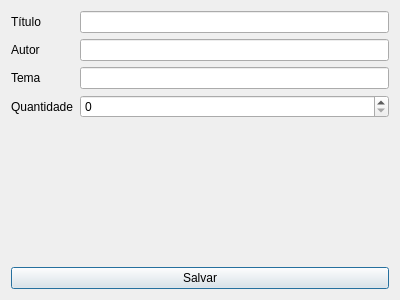
<?xml version="1.0" encoding="UTF-8"?>
<ui version="4.0">
 <class>Store_book</class>
 <widget class="QDialog" name="Store_book">
  <property name="geometry">
   <rect>
    <x>0</x>
    <y>0</y>
    <width>400</width>
    <height>300</height>
   </rect>
  </property>
  <property name="windowTitle">
   <string>Dialog</string>
  </property>
  <layout class="QVBoxLayout" name="verticalLayout">
   <item>
    <layout class="QFormLayout" name="formLayout">
     <item row="1" column="1">
      <widget class="QLineEdit" name="titulo"/>
     </item>
     <item row="2" column="1">
      <widget class="QLineEdit" name="autor"/>
     </item>
     <item row="1" column="0">
      <widget class="QLabel" name="label">
       <property name="text">
        <string>Título</string>
       </property>
      </widget>
     </item>
     <item row="2" column="0">
      <widget class="QLabel" name="label_3">
       <property name="text">
        <string>Autor</string>
       </property>
      </widget>
     </item>
     <item row="3" column="1">
      <widget class="QLineEdit" name="tema"/>
     </item>
     <item row="3" column="0">
      <widget class="QLabel" name="label_2">
       <property name="text">
        <string>Tema</string>
       </property>
      </widget>
     </item>
     <item row="4" column="1">
      <widget class="QSpinBox" name="quantidade"/>
     </item>
     <item row="4" column="0">
      <widget class="QLabel" name="label_4">
       <property name="text">
        <string>Quantidade</string>
       </property>
      </widget>
     </item>
    </layout>
   </item>
   <item>
    <widget class="QPushButton" name="salvar">
     <property name="text">
      <string>Salvar</string>
     </property>
    </widget>
   </item>
  </layout>
 </widget>
 <resources/>
 <connections/>
</ui>
